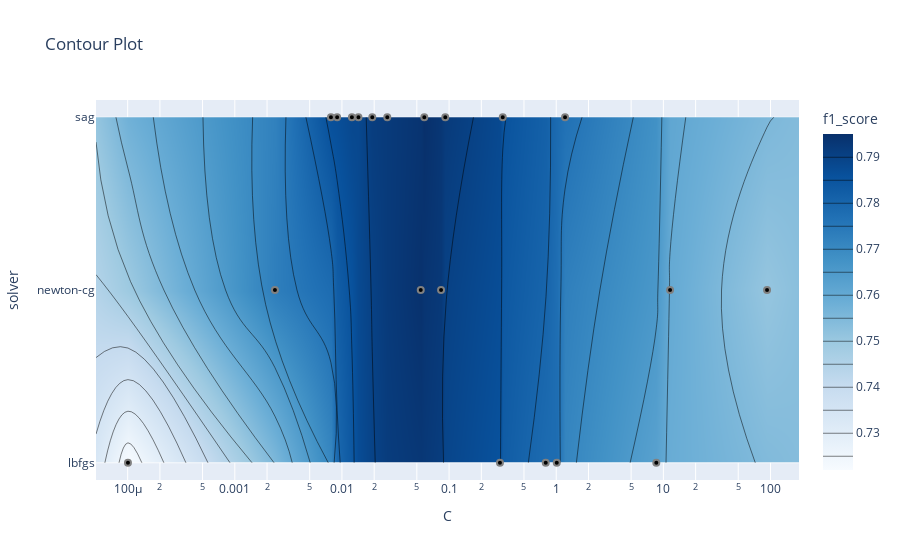

The notebook cell this image was saved under:
### Code cell
optuna.visualization.plot_contour(study_l2, params=["C", "solver"], target_name="f1_score")

### Figure 1 — Plotly figure (JSON) as saved in the notebook; plotly's stock layout.template omitted (floating-point values rounded to 4 significant figures)
{"data": [{"colorbar": {"title": {"text": "f1_score"}}, "colorscale": [[0, "rgb(247,251,255)"], [0.125, "rgb(222,235,247)"], [0.25, "rgb(198,219,239)"], [0.375, "rgb(158,202,225)"], [0.5, "rgb(107,174,214)"], [0.625, "rgb(66,146,198)"], [0.75, "rgb(33,113,181)"], [0.875, "rgb(8,81,156)"], [1, "rgb(8,48,107)"]], "connectgaps": true, "contours": {"coloring": "heatmap"}, "hoverinfo": "none", "line": {"smoothing": 1.3}, "reversescale": false, "type": "contour", "x": [5.064e-05, 0.0001006, 0.002369, 0.007897, 0.00902, 0.01239, 0.01426, 0.01919, 0.02649, 0.0544, 0.05871, 0.08413, 0.09215, 0.2985, 0.3169, 0.7984, 1.012, 1.208, 8.594, 11.55, 92.85, 184.5], "y": ["lbfgs", "newton-cg", "sag"], "z": [[null, 0.7219, null, null, null, null, null, null, null, null, null, null, null, 0.7856, null, 0.7783, 0.7779, null, 0.7626, null, null, null], [null, null, 0.773, null, null, null, null, null, null, 0.7945, null, 0.7925, null, null, null, null, null, null, null, 0.7597, 0.7508, null], [null, null, null, 0.7863, 0.7866, 0.7884, 0.7883, 0.7913, 0.7921, null, 0.7949, null, 0.792, null, 0.7853, null, null, 0.7767, null, null, null, null]]}, {"marker": {"color": "black", "line": {"color": "Grey", "width": 2}}, "mode": "markers", "showlegend": false, "type": "scatter", "x": [0.007897, 0.2985, 92.85, 11.55, 0.7984, 1.208, 8.594, 1.012, 0.0001006, 0.3169, 0.01239, 0.00902, 0.01426, 0.01919, 0.02649, 0.05871, 0.09215, 0.0544, 0.002369, 0.08413], "y": ["sag", "lbfgs", "newton-cg", "newton-cg", "lbfgs", "sag", "lbfgs", "lbfgs", "lbfgs", "sag", "sag", "sag", "sag", "sag", "sag", "sag", "sag", "newton-cg", "newton-cg", "newton-cg"]}], "layout": {"title": {"text": "Contour Plot"}, "xaxis": {"range": [-4.296, 2.266], "title": {"text": "C"}, "type": "log"}, "yaxis": {"range": [-0.1, 2.1], "title": {"text": "solver"}, "type": "category"}}}
